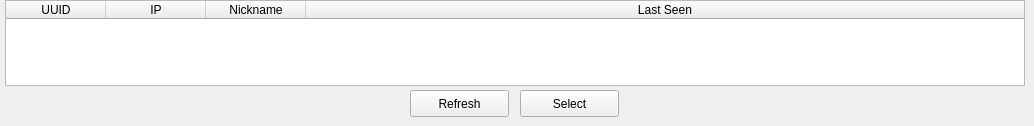
      <widget class="QWidget" name="page_54">
       <widget class="QPushButton" name="pushButton_node_refresh_4">
        <property name="geometry">
         <rect>
          <x>410</x>
          <y>90</y>
          <width>99</width>
          <height>27</height>
         </rect>
        </property>
        <property name="text">
         <string>Refresh</string>
        </property>
       </widget>
       <widget class="QTableWidget" name="tableWidget_node_list_4">
        <property name="enabled">
         <bool>true</bool>
        </property>
        <property name="geometry">
         <rect>
          <x>5</x>
          <y>0</y>
          <width>1020</width>
          <height>86</height>
         </rect>
        </property>
        <property name="selectionMode">
         <enum>QAbstractItemView::SingleSelection</enum>
        </property>
        <property name="selectionBehavior">
         <enum>QAbstractItemView::SelectRows</enum>
        </property>
        <attribute name="horizontalHeaderStretchLastSection">
         <bool>true</bool>
        </attribute>
        <attribute name="verticalHeaderVisible">
         <bool>false</bool>
        </attribute>
        <column>
         <property name="text">
          <string>UUID</string>
         </property>
        </column>
        <column>
         <property name="text">
          <string>IP</string>
         </property>
        </column>
        <column>
         <property name="text">
          <string>Nickname</string>
         </property>
        </column>
        <column>
         <property name="text">
          <string>Last Seen</string>
         </property>
        </column>
       </widget>
       <widget class="QPushButton" name="pushButton_node_select_4">
        <property name="geometry">
         <rect>
          <x>520</x>
          <y>90</y>
          <width>99</width>
          <height>27</height>
         </rect>
        </property>
        <property name="text">
         <string>Select</string>
        </property>
       </widget>
      </widget>
